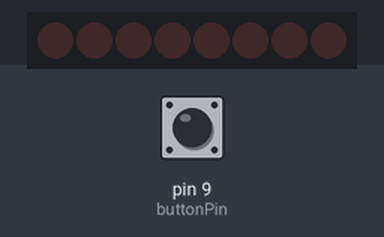
The sketch below on a simulated Arduino Uno, built with avr-gcc and run on an emulated ATmega328P. On the bench: 8 shift-register outputs drawn as a row of LEDs (first output left, lit = HIGH). Wiring (inferred from the names in the program): shift register (74HC595): data pin 4; shift clock pin 6; latch pin 5. Wiring (inferred from the signals the program sends): row of LEDs: on Q0, Q1, Q2, Q3, Q4, Q5, Q6, Q7. The inputs (shaded band) are chosen by the test bench; at power-on: pin 9 (buttonPin) HIGH. Random numbers use the default seed unless the sketch sets one.

Above: at 1.2 s.
1.3 s: pin 9 (buttonPin) pulled LOW for 0.15 s
At 3.2 s:
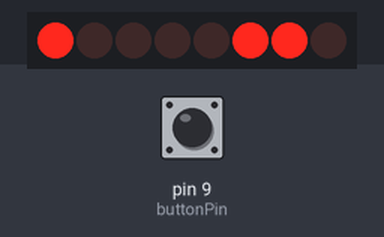
4.3 s: pin 9 (buttonPin) pulled LOW for 1 s
At 7.3 s:
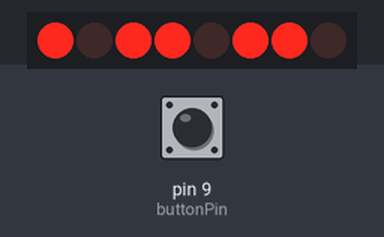
7.6 s: pin 9 (buttonPin) pulled LOW for 3.2 s
At 12.4 s:
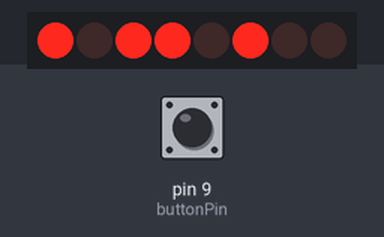
Timing chart, 0 to 13.9 s (numbered marks = the images above; inputs shaded):
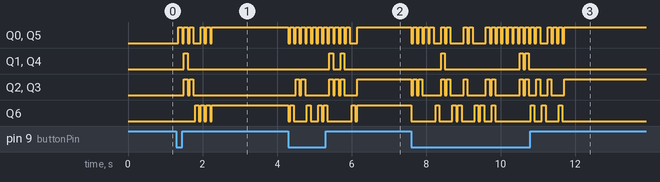

The sketch:

arduino_die_roller.ino
```cpp
int buttonPin = 9;

//8-bit Shift Register Pins:
int dataPin   = 4;
int latchPin  = 5;
int clockPin  = 6;

byte leds = 0;

//Possible die configurations:
int dieConfigurations[6][6] = {
	{ 6, -1, -1, -1, -1, -1 },
	{ 0,  5, -1, -1, -1, -1 },
	{ 0,  5,  6, -1, -1, -1 },
	{ 0,  2,  3,  5, -1, -1 },
	{ 0,  2,  3,  5,  6, -1 },
	{ 0,  1,  2,  3,  4,  5 }
};

int state       = 0; //rolling or done.
int rolls       = 5; //random changes before landing on final result.
int currentRoll = 0; //track current roll count.

void setup() {
	pinMode( dataPin,   OUTPUT );
	pinMode( latchPin,  OUTPUT );
	pinMode( clockPin,  OUTPUT );
	pinMode( buttonPin, INPUT_PULLUP);
}

void loop() {

	//If button is pushed, set state to "rolling"
	if ( digitalRead( buttonPin ) == LOW ) {
		state       = 1;
		currentRoll = 0;
		rollEm();

	} else {
		//Button is released, start roll process
		if( state == 1 ) {
			while( currentRoll <= rolls ) {
				rollEm();
				currentRoll++;
			}
		}
	state = 0;
	}
}

void lightUp() {

	digitalWrite( latchPin, LOW );
	shiftOut( dataPin, clockPin, MSBFIRST, leds );
	digitalWrite( latchPin, HIGH );
}

void rollEm() {

	//Blank out LEDs
	leds = 0;
	lightUp();
	delay( 50 );

	//Display a random roll
	int cast = rand() % 6;
	for( int i = 0; i < 6; i++ ) {
		if( dieConfigurations[cast][i] != -1 ) {
			bitSet( leds, dieConfigurations[cast][i] );
		}
	}
	lightUp();
	delay( 100 );
}
```

Measured:
- after the input at 1.3 s, Q1, Q4: LOW → HIGH after 0.20 s, → LOW 0.10 s later; Q2, Q3: alternates HIGH for 0.10 s and LOW for 0.05 s, 4 changes in all, then stays LOW, starting after 0.20 s; Q6: alternates HIGH for 0.10 s and LOW for 0.05 s, 7 changes in all, then stays HIGH, starting after 0.50 s
- after the input at 4.3 s, Q0, Q5: goes 11 × (LOW 0.05 s, HIGH 0.10 s), LOW 0.20 s, then HIGH, starting at once; Q1, Q4: alternates HIGH for 0.10 s and LOW for 0.20 s, 4 changes in all, then stays LOW, starting after 1.1 s
- after the input at 7.6 s, Q1, Q4: goes HIGH 0.10 s, LOW 2.0 s, HIGH 0.10 s, LOW 0.05 s, HIGH 0.10 s, then LOW, starting after 0.80 s; Q6: HIGH → LOW at once, → HIGH 0.65 s later, → LOW 0.10 s later, → HIGH 0.35 s later, … (19 changes in this stretch)
